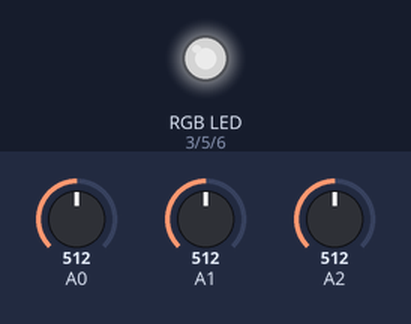
Recording of a sketch running on a simulated Arduino Uno, built with avr-gcc and run on an emulated ATmega328P. On the bench: an RGB LED mixed from three pins (HIGH = lit). The test bench sets the inputs (shaded band); at power-on: A0 = 512, A1 = 512, A2 = 512. Dim RGB values are drawn brighter than linear.

Above: at 1.2 s.
1.3 s: A0 set to 716
At 2.5 s:
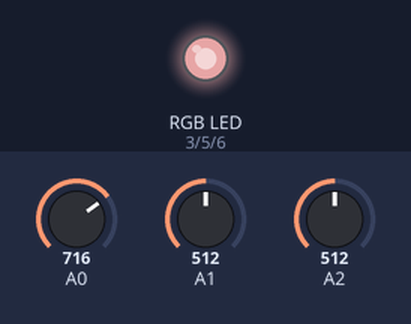
2.8 s: A1 set to 716
At 3.9 s:
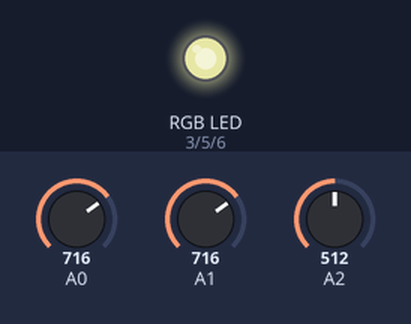
4.3 s: A2 set to 716
At 5.0 s:
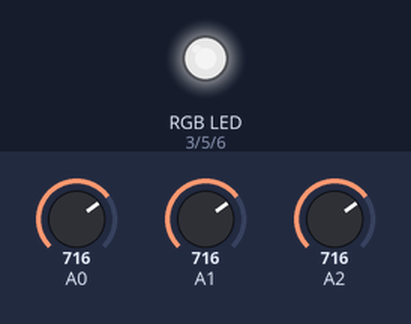
5.8 s: A0 set to 900
At 6.2 s:
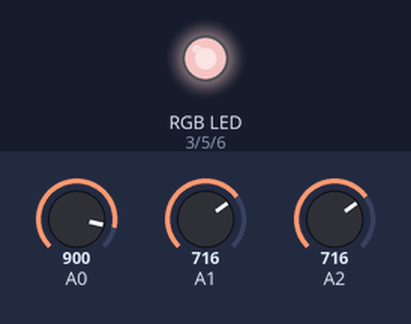
7.3 s: A1 set to 900
At 8.5 s:
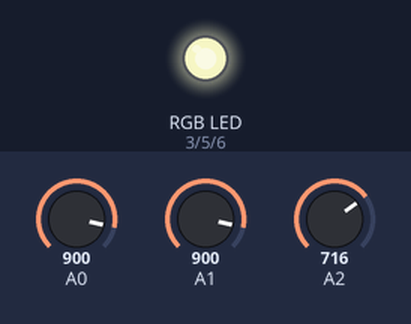
8.8 s: A2 set to 900
At 9.6 s:
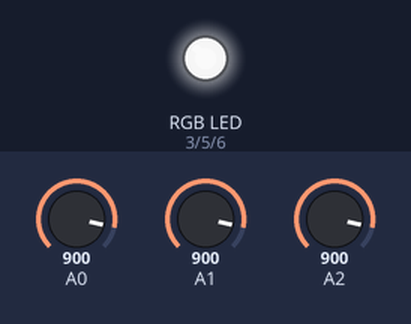
Timing chart, 0 to 11.3 s (numbered marks = the images above; inputs shaded):
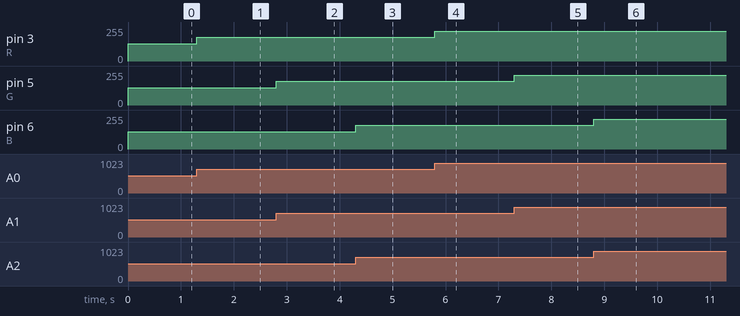

The sketch:

rgb.ino
```cpp
int R = 3;
int G = 5;
int B = 6;


void setup()
{
    pinMode(3, OUTPUT);
    pinMode(5, OUTPUT);
    pinMode(6, OUTPUT);

    pinMode(A0, INPUT);
    pinMode(A1, INPUT);
    pinMode(A2, INPUT);
}

void loop()
{
    int r = analogRead(A0);
    int g = analogRead(A1);
    int b = analogRead(A2);


    analogWrite(R, r/4);
    analogWrite(G, g/4);
    analogWrite(B, b/4);


}
```

Measured:
- after the input at 1.3 s, pin 3 (R): 128/255 → 179/255 at once
- after the input at 2.8 s, pin 5 (G): 128/255 → 179/255 at once
- after the input at 4.3 s, pin 6 (B): 128/255 → 179/255 at once
- after the input at 5.8 s, pin 3 (R): 179/255 → 225/255 at once
- after the input at 7.3 s, pin 5 (G): 179/255 → 225/255 at once
- after the input at 8.8 s, pin 6 (B): 179/255 → 225/255 at once
